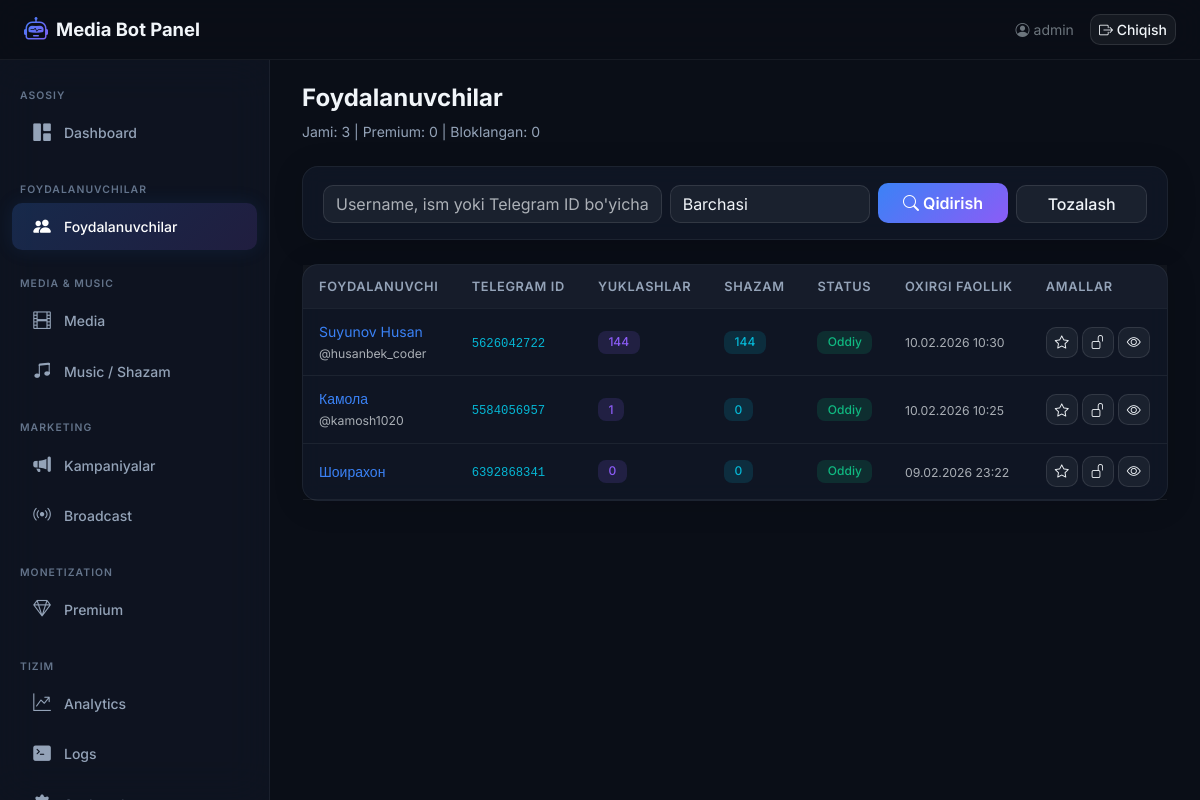
Page /boshqaruv/foydalanuvchilar/ (signed in) on the earlier database version.
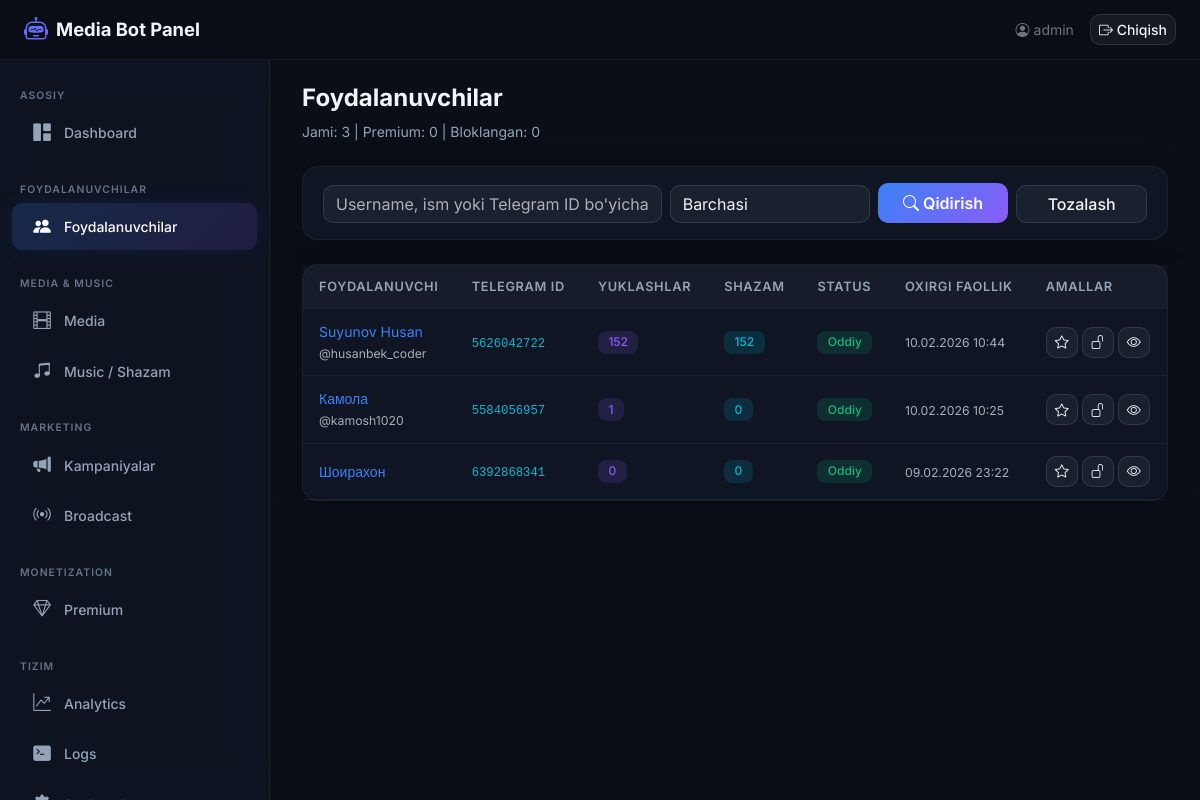
Same page on the later database version.
### core/models.py (models this page shows, shortened)
class TelegramUser(models.Model):
    telegram_id = models.BigIntegerField(unique=True, verbose_name='Telegram ID')
    username = models.CharField(max_length=255, blank=True, null=True, verbose_name='Username')
    first_name = models.CharField(max_length=255, verbose_name='Ism')
    last_name = models.CharField(max_length=255, blank=True, null=True, verbose_name='Familiya')
    created_at = models.DateTimeField(auto_now_add=True, verbose_name='Ro\'yxatdan o\'tgan vaqt')
    last_active = models.DateTimeField(auto_now=True, verbose_name='Oxirgi faollik')
    download_count = models.PositiveIntegerField(default=0, verbose_name='Yuklashlar soni')
    is_premium = models.BooleanField(default=False, verbose_name='Premium')
    is_banned = models.BooleanField(default=False, verbose_name='Bloklangan')
    class Meta:
        verbose_name = 'Foydalanuvchi'
        verbose_name_plural = 'Foydalanuvchilar'
        ordering = ['-last_active']

### dashboard/views.py (the view)
# urls.py: path('boshqaruv/foydalanuvchilar/', views.users_view, name='users'),
@login_required(login_url=LOGIN_URL)
def users_view(request):
    search = request.GET.get('q', '').strip()
    filter_type = request.GET.get('filter', 'all')
    users = TelegramUser.objects.annotate(
        downloads_count=Count('downloads'),
        shazam_count=Count('shazam_logs'),
    )
    if search:
        users = users.filter(
            Q(username__icontains=search) |
            Q(first_name__icontains=search) |
            Q(telegram_id__icontains=search)
        )
    if filter_type == 'premium':
        users = users.filter(is_premium=True)
    elif filter_type == 'banned':
        users = users.filter(is_banned=True)
    elif filter_type == 'active':
        users = users.filter(last_active__gte=timezone.now() - timedelta(hours=24))
    users = users.order_by('-last_active')
    context = {
        'users': users,
        'search': search,
        'filter_type': filter_type,
        'total_count': TelegramUser.objects.count(),
        'premium_count': TelegramUser.objects.filter(is_premium=True).count(),
        'banned_count': TelegramUser.objects.filter(is_banned=True).count(),
    }
    return render(request, 'dashboard/users.html', context)

### templates/dashboard/users.html (shortened to what the changed rows need)
{% extends 'dashboard/base.html' %}
{% block content %}
<div class="d-flex justify-content-between align-items-center mb-4">
    <div>
        <h1 class="page-title">Foydalanuvchilar</h1>
    </div>
</div>
<div class="glass-card">
    <div class="card-body p-0">
        <div class="table-responsive">
            <table class="table table-dark-custom mb-0">
                <thead>
                    <tr>
                        <th>Foydalanuvchi</th>
                        <th>Telegram ID</th>
                        <th>Yuklashlar</th>
                        <th>Shazam</th>
                        <th>Status</th>
                        <th>Oxirgi faollik</th>
                        <th>Amallar</th>
                    </tr>
                </thead>
                <tbody>
                    {% for u in users %}
                    <tr>
                        <td>
                            <a href="{% url 'dashboard:user_detail' u.pk %}" class="text-decoration-none" style="color:var(--accent-blue);">
                                {{ u.first_name }} {{ u.last_name|default:"" }}
                            </a>
                            {% if u.username %}<br><small class="text-muted">@{{ u.username }}</small>{% endif %}
                        </td>
                        <td><code style="color:var(--accent-cyan);">{{ u.telegram_id }}</code></td>
                        <td><span class="badge badge-glow badge-purple">{{ u.downloads_count }}</span></td>
                        <td><span class="badge badge-glow badge-info">{{ u.shazam_count }}</span></td>
                        <td>
                            {% if not u.is_premium and not u.is_banned %}<span class="badge badge-glow badge-success">Oddiy</span>{% endif %}
                        </td>
                        <td><small class="text-muted">{{ u.last_active|date:"d.m.Y H:i" }}</small></td>
                        <td>
                            <div class="d-flex gap-1">
                                <button type="button" class="btn btn-sm {% if u.is_premium %}btn-warning{% else %}btn-glass{% endif %} user-premium" data-pk="{{ u.pk }}" title="Premium">
                                    <i class="bi bi-star{% if u.is_premium %}-fill{% endif %}"></i>
                                </button>
                                <button type="button" class="btn btn-sm {% if u.is_banned %}btn-danger{% else %}btn-glass{% endif %} user-ban" data-pk="{{ u.pk }}" title="Ban/Unban">
                                    <i class="bi bi-{% if u.is_banned %}lock-fill{% else %}unlock{% endif %}"></i>
                                </button>
                                <a href="{% url 'dashboard:user_detail' u.pk %}" class="btn btn-sm btn-glass" title="Tarix">
                                    <i class="bi bi-eye"></i>
                                </a>
                            </div>
                        </td>
                    </tr>
                    {% empty %}
                    <tr><td colspan="7" class="text-center text-muted py-4">Foydalanuvchilar topilmadi</td></tr>
                    {% endfor %}
                </tbody>
            </table>
        </div>
    </div>
</div>
{% endblock %}

Differences in the rows shown:
changed TelegramUser "Suyunov Husan": downloads_count "144" → "152"; shazam_count "144" → "152"; last_active "10.02.2026 10:30" → "10.02.2026 10:44"
